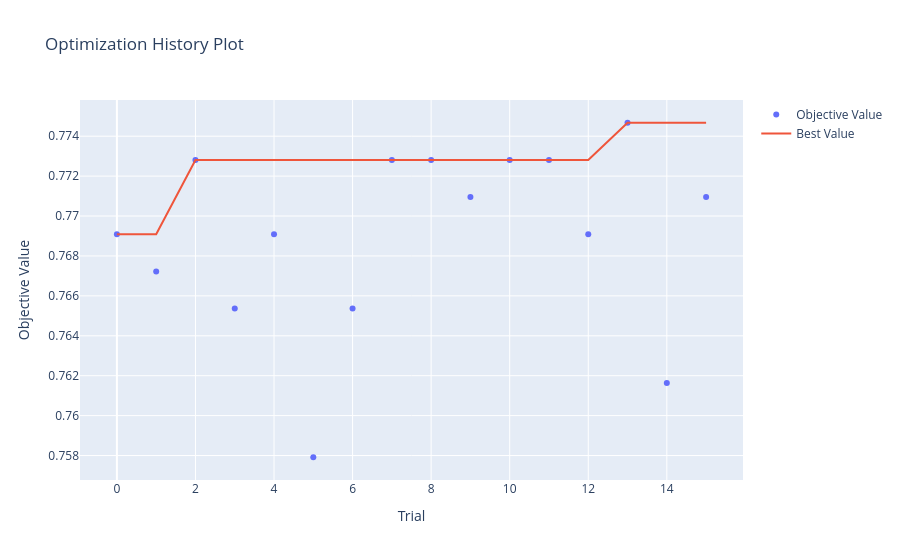

Notebook code for this chart:
### Code cell
#Optimization HIstory
plot_optimization_history(study).show()

### Figure 1 — Plotly figure (JSON) as saved in the notebook; plotly's stock layout.template omitted (floating-point values rounded to 4 significant figures)
{"data": [{"mode": "markers", "name": "Objective Value", "type": "scatter", "x": [0, 1, 2, 3, 4, 5, 6, 7, 8, 9, 10, 11, 12, 13, 14, 15], "y": [0.7691, 0.7672, 0.7728, 0.7654, 0.7691, 0.7579, 0.7654, 0.7728, 0.7728, 0.7709, 0.7728, 0.7728, 0.7691, 0.7747, 0.7616, 0.7709]}, {"mode": "lines", "name": "Best Value", "type": "scatter", "x": [0, 1, 2, 3, 4, 5, 6, 7, 8, 9, 10, 11, 12, 13, 14, 15], "y": [0.7691, 0.7691, 0.7728, 0.7728, 0.7728, 0.7728, 0.7728, 0.7728, 0.7728, 0.7728, 0.7728, 0.7728, 0.7728, 0.7747, 0.7747, 0.7747]}, {"marker": {"color": "#cccccc"}, "mode": "markers", "name": "Infeasible Trial", "showlegend": false, "type": "scatter", "x": [], "y": []}], "layout": {"title": {"text": "Optimization History Plot"}, "xaxis": {"title": {"text": "Trial"}}, "yaxis": {"title": {"text": "Objective Value"}}}}
